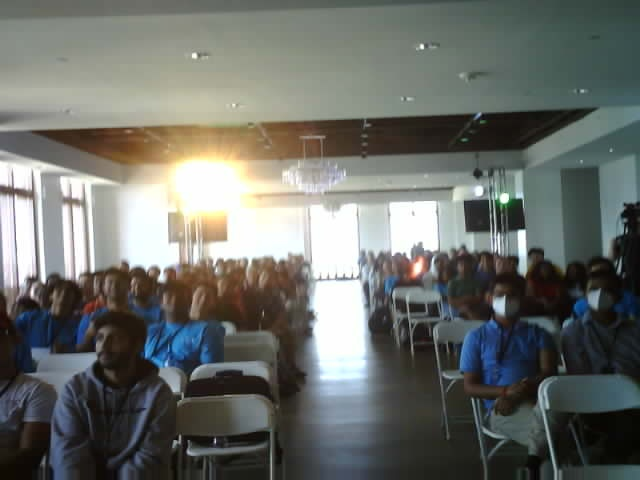
#> input picture artificial-intelligence/latest.jpg, 640 x 480 px
$ python test.py
#> lines starting #> are read from the running program, lines starting #| are printed output that depends on the picture
#!/bin/python

import cv2

img = cv2.imread('latest.jpg')
#> img is the input picture: shape (480, 640, 3); mean B, G, R 105.5, 110.1, 107.1
img2 = letter = img[100:500,100:200]
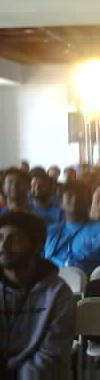
#> img2: shape (380, 100, 3); mean B, G, R 106.9, 114.4, 117.7
cv2.imwrite('masked.jpg', img2);
